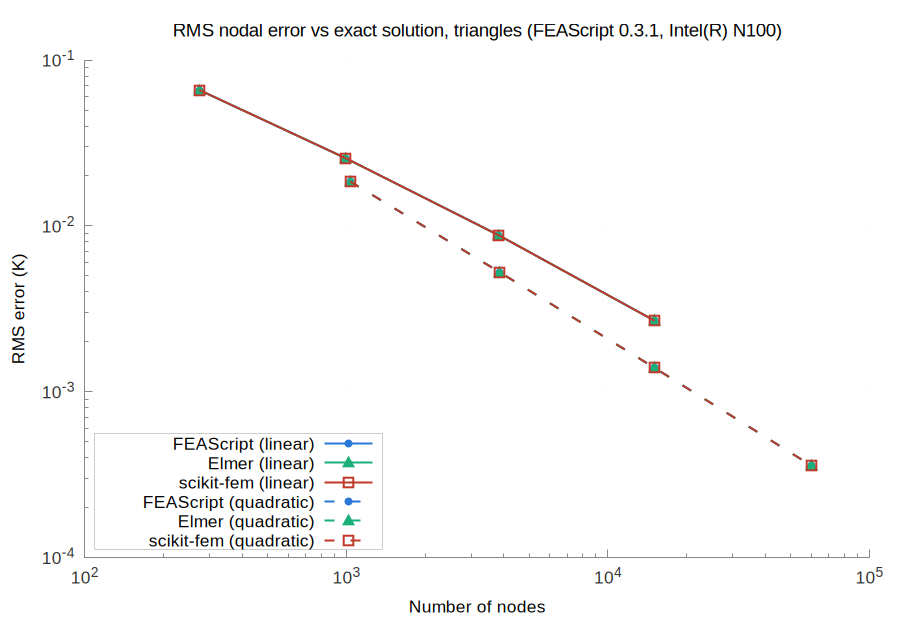

Write the gnuplot code that produced this figure.
set terminal pngcairo size 900,620 font 'Arial,13'
set border 3 lc rgb '#888888'; set tics nomirror tc rgb '#333333'
set grid lc rgb '#e6e6e6' lw 1; set key top left box lc rgb '#cccccc' opaque
set logscale xy; set format y '10^{%L}'; set format x '10^{%L}'
set output 'accuracy_tri.png'
set title 'RMS nodal error vs exact solution, triangles (FEAScript 0.3.1, Intel(R) N100)' font 'Arial,14'
set xlabel 'Number of nodes'
set ylabel 'RMS error (K)'
set key bottom left
plot 'err_tri_linear_FEAScript_sparse_LU.dat' u 1:2 w lp lw 2 dt 1 pt 7 ps 1.0 lc rgb '#2a78d6' t 'FEAScript (linear)', \
     'err_tri_linear_Elmer_UMFPACK.dat' u 1:2 w lp lw 2 dt 1 pt 9 ps 1.6 lc rgb '#1baf7a' t 'Elmer (linear)', \
     'err_tri_linear_scikit_fem_SuperLU.dat' u 1:2 w lp lw 2 dt 1 pt 4 ps 1.6 lc rgb '#c0392b' t 'scikit-fem (linear)', \
     'err_tri_quadratic_FEAScript_sparse_LU.dat' u 1:2 w lp lw 2 dt 2 pt 7 ps 1.0 lc rgb '#2a78d6' t 'FEAScript (quadratic)', \
     'err_tri_quadratic_Elmer_UMFPACK.dat' u 1:2 w lp lw 2 dt 2 pt 9 ps 1.6 lc rgb '#1baf7a' t 'Elmer (quadratic)', \
     'err_tri_quadratic_scikit_fem_SuperLU.dat' u 1:2 w lp lw 2 dt 2 pt 4 ps 1.6 lc rgb '#c0392b' t 'scikit-fem (quadratic)'
